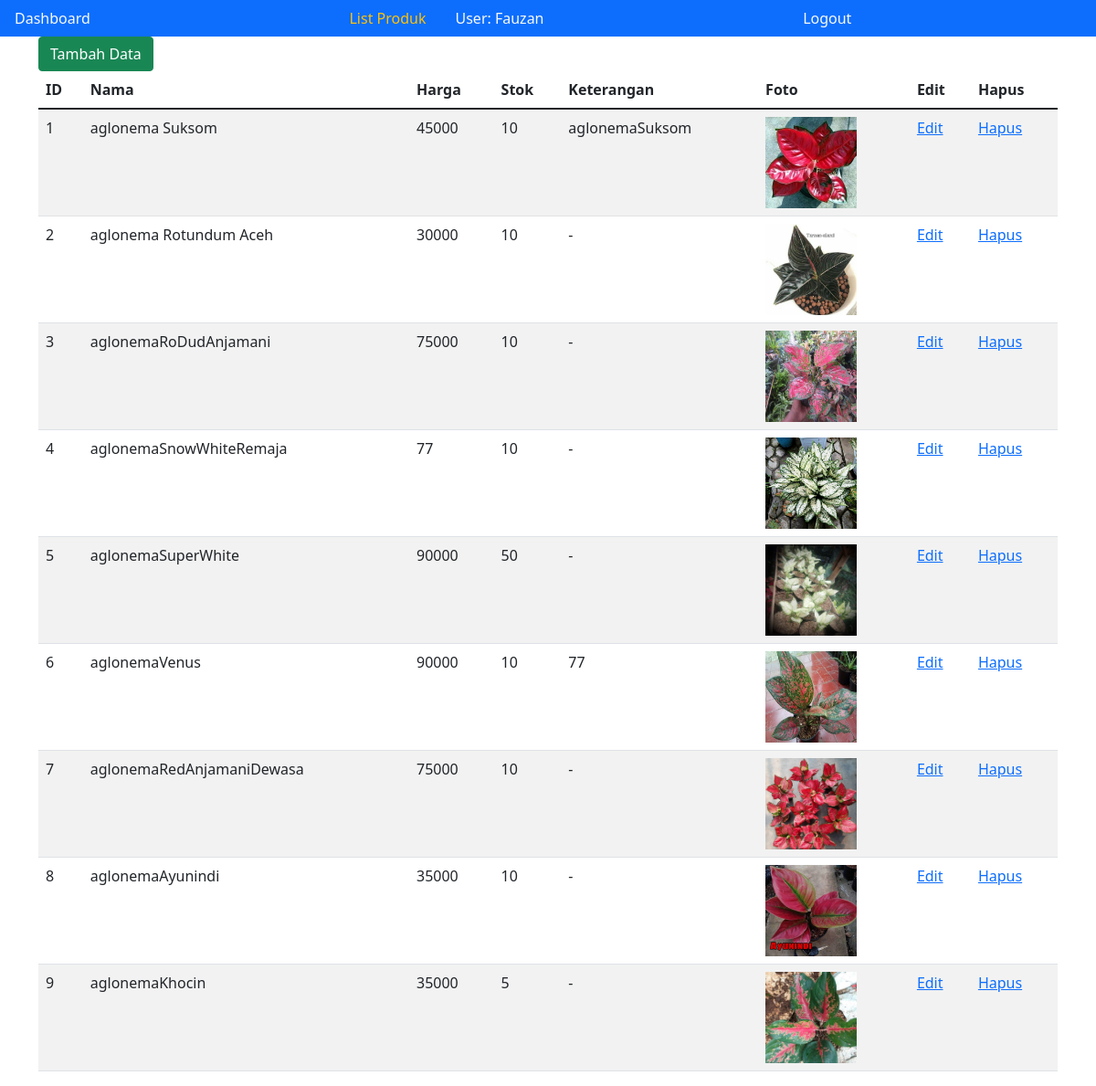
The app's page /listBarang.php (signed in) with its own data.
### tables this page shows
CREATE TABLE `barang` (
  `id` int(11) NOT NULL,
  `nama` varchar(40) DEFAULT NULL,
  `hrg` double DEFAULT NULL,
  `jml` int(11) DEFAULT NULL,
  `keterangan` varchar(100) DEFAULT NULL,
  `foto` varchar(255) DEFAULT NULL,
  PRIMARY KEY (`id`)
);

### listBarang.php (the view, shortened to what this page needs)
<?php
if (isset($_SESSION["username"]))
    $user = $_SESSION["username"];
else
    header("location:index.php");
?>
<!DOCTYPE html>
<html lang="en">
<head>
    <link rel="stylesheet" href="https://cdn.jsdelivr.net/npm/bootstrap@5.1.3/dist/css/bootstrap.min.css">
</head>
<body>
    <nav class="nav nav-pills flex-sm-row bg-primary">
        <a href="dashboard.php" class="flex-sm-fill text-sm-start nav-link text-light">Dashboard</a>
        <span class="nav-link text-warning disabled" aria-current="page">List Produk</span>
        <a href="#" class="flex-sm-fill text-sm-start nav-link text-light disabled">User: <?= $user; ?> </a>
        <a href="logout.php" class="flex-sm-fill text-sm-start nav-link text-light">Logout</a>
    </nav>
    <div class="container">
    <?php
        include "koneksi.php";
        $sql = "SELECT * FROM barang ORDER BY id";
        $hasil = $conn->query($sql);
        echo "<a href='addBrg.php' class='btn btn-success text-white'>Tambah Data</a>";
        if ($hasil->num_rows > 0) {
            echo "<table class='table table-striped'>
                    <thead>
                        <tr>
                            <th scope='col'>ID</th>
                            <th scope='col'>Nama</th>
                            <th scope='col'>Harga</th>
                            <th scope='col'>Stok</th>
                            <th scope='col'>Keterangan</th>
                            <th scope='col'>Foto</th>
                            <th scope='col'>Edit</th>
                            <th scope='col'>Hapus</th>
                        </tr>
                    </thead>
                    <tbody>";
            while ($row = $hasil->fetch_assoc()) {
                $teks = "<tr>";
                $teks .= "<td>" . $row["id"] . "</td>";
                $teks .= "<td>" . $row["nama"] . "</td>";
                $teks .= "<td>" . $row["hrg"] . "</td>";
                $teks .= "<td>" . $row["jml"] . "</td>";
                $teks .= "<td>" . $row["keterangan"] . "</td>";
                $teks .= "<td><img src='img/". $row["foto"] ."' style='width:100px; height:100px;'></img></td>";
                $teks .= "<td><a href='editBrg.php?id=" . $row["id"] . "'>Edit</a></td>";
                $teks .= "<td><a href='delBrg.php?id=" . $row["id"] ."'>Hapus</a></td>";
                $teks .= "</tr>";
                echo $teks;
            }
            echo "</tbody>
                </table>";
        } else {
            echo "jml rec: 0 ";
        }
    ?>
    </div>
</body>
</html>

### records on screen
barang: id "1", nama "aglonema Suksom", hrg "45000", jml "10", keterangan "aglonemaSuksom", foto (picture)
barang: id "2", nama "aglonema Rotundum Aceh", hrg "30000", jml "10", keterangan "-", foto (picture)
barang: id "3", nama "aglonemaRoDudAnjamani", hrg "75000", jml "10", keterangan "-", foto (picture)
barang: id "4", nama "aglonemaSnowWhiteRemaja", hrg "77", jml "10", keterangan "-", foto (picture)
barang: id "5", nama "aglonemaSuperWhite", hrg "90000", jml "50", keterangan "-", foto (picture)
barang: id "6", nama "aglonemaVenus", hrg "90000", jml "10", keterangan "77", foto (picture)
barang: id "7", nama "aglonemaRedAnjamaniDewasa", hrg "75000", jml "10", keterangan "-", foto (picture)
barang: id "8", nama "aglonemaAyunindi", hrg "35000", jml "10", keterangan "-", foto (picture)
barang: id "9", nama "aglonemaKhocin", hrg "35000", jml "5", keterangan "-", foto (picture)

### other values on screen
$user "Fauzan"
